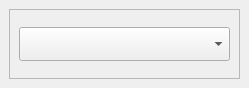
<?xml version="1.0" encoding="UTF-8"?>
<ui version="4.0">
 <class>MainWindow</class>
 <widget class="QMainWindow" name="MainWindow">
  <property name="geometry">
   <rect>
    <x>0</x>
    <y>0</y>
    <width>249</width>
    <height>88</height>
   </rect>
  </property>
  <property name="windowTitle">
   <string>Temas</string>
  </property>
  <property name="unifiedTitleAndToolBarOnMac">
   <bool>false</bool>
  </property>
  <widget class="QWidget" name="centralwidget">
   <property name="styleSheet">
    <string notr="true">* {
	padding: 0px;
}</string>
   </property>
   <layout class="QVBoxLayout" name="verticalLayout">
    <item>
     <widget class="QScrollArea" name="scrollArea">
      <property name="widgetResizable">
       <bool>true</bool>
      </property>
      <property name="alignment">
       <set>Qt::AlignHCenter|Qt::AlignTop</set>
      </property>
      <widget class="QWidget" name="scrollAreaWidgetContents">
       <property name="geometry">
        <rect>
         <x>0</x>
         <y>0</y>
         <width>229</width>
         <height>68</height>
        </rect>
       </property>
       <property name="sizePolicy">
        <sizepolicy hsizetype="Preferred" vsizetype="Expanding">
         <horstretch>0</horstretch>
         <verstretch>0</verstretch>
        </sizepolicy>
       </property>
       <layout class="QVBoxLayout" name="verticalLayout_2">
        <item>
         <layout class="QVBoxLayout" name="verticalLayout_3">
          <item>
           <widget class="QComboBox" name="themes_combo_box">
            <property name="styleSheet">
             <string notr="true">padding: 8px;</string>
            </property>
           </widget>
          </item>
         </layout>
        </item>
       </layout>
      </widget>
     </widget>
    </item>
   </layout>
  </widget>
 </widget>
 <resources/>
 <connections/>
</ui>
